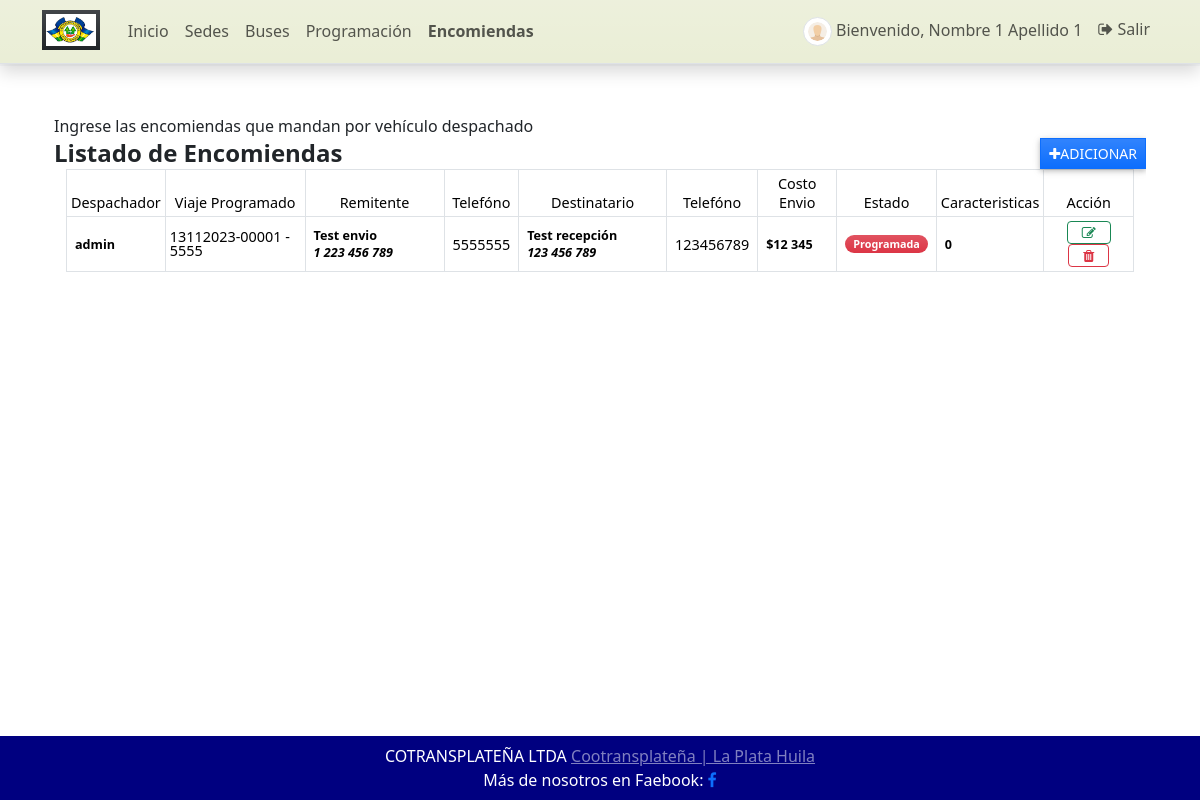
Before: /encomienda (signed in) with the older database file.
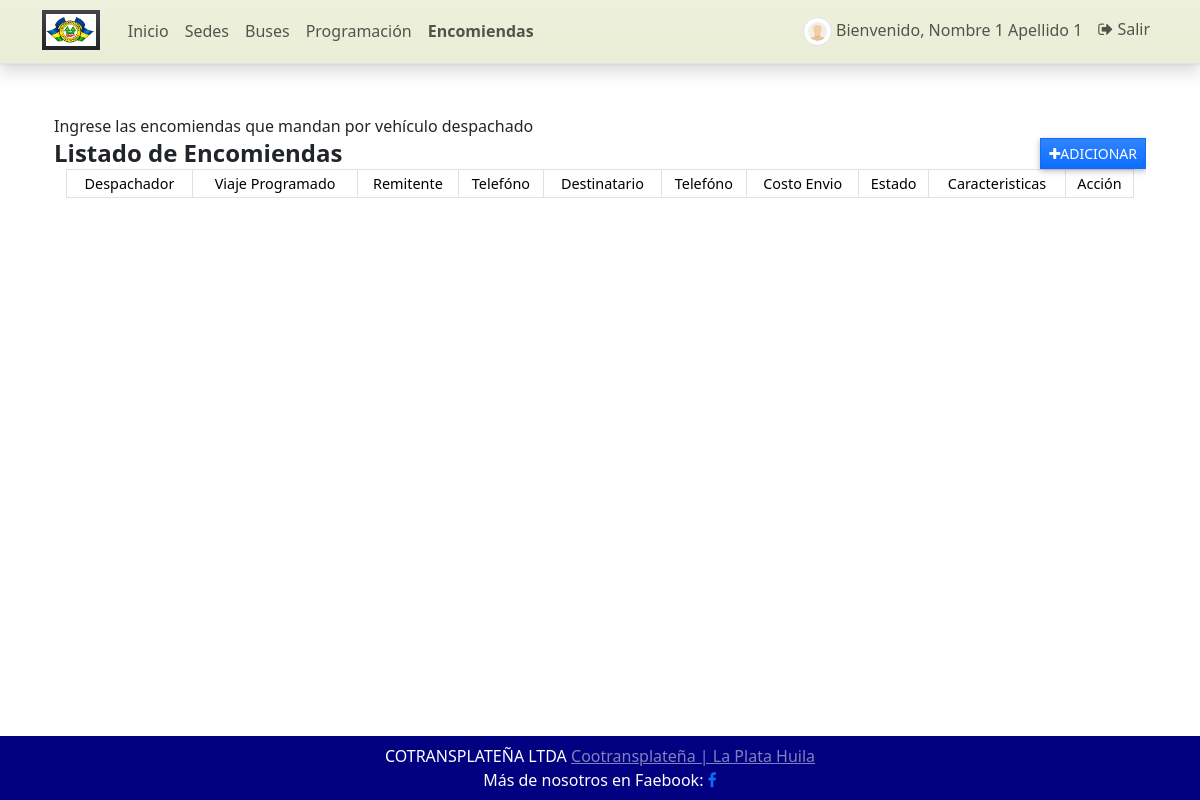
After: the same page with the newer database file.
### GestorApp/models.py (models this page shows, shortened)
class Encomienda(models.Model):
    programacion = models.ForeignKey(Programacion, on_delete=models.CASCADE)
    nombre_envio = models.CharField(max_length=100)
    cedula_envio = models.CharField(max_length=12)
    telefono_envio = models.CharField(max_length=12)
    nombre_recibido = models.CharField(max_length=100)
    cedula_recibido = models.CharField(max_length=12)
    telefono_recibido = models.CharField(max_length=12)
    codigo_encomienda = models.CharField(max_length=5)
    caracteristicas = models.PositiveIntegerField(default=0, validators=[MinValueValidator(1000), MaxValueValidator(100000)])
    estado = models.CharField(max_length=2, choices=(('1', 'Programada'), ('2', 'Entregada')), default=1)
    fecha_creado = models.DateTimeField(default=timezone.now)
    fecha_actualizado = models.DateTimeField(auto_now=True)

class Programacion(models.Model):
    codigo = models.CharField(max_length=100)
    bus = models.ForeignKey(Bus, on_delete=models.CASCADE)
    conductor = models.ForeignKey(Conductor, on_delete=models.CASCADE)
    origen = models.ForeignKey(Sede, on_delete=models.CASCADE, related_name='origen')
    destino = models.ForeignKey(Sede, on_delete=models.CASCADE, related_name='destino')
    programacion = models.DateTimeField()
    precio = models.IntegerField(default=0, validators=[MinValueValidator(5000), MaxValueValidator(75000)])
    estado = models.CharField(max_length=2, choices=(('0','Cancelado'),('1','Despachado')), default=1)
    fecha_creado = models.DateTimeField(default=timezone.now)
    fecha_actualizado = models.DateTimeField(auto_now=True)
    def __str__(self):
        return str(self.codigo + ' - ' + self.bus.numero_bus)
    class Meta:
        verbose_name_plural = 'Programación'

class Bus(models.Model):
    propietario = models.ForeignKey(Propietario, on_delete=models.CASCADE, blank=True, null=True)
    numero_bus = models.CharField(max_length=5)
    placa_bus = models.CharField(max_length=8)
    asientos = models.PositiveIntegerField(default=0, validators=[MinValueValidator(1), MaxValueValidator(50)])
    estado = models.CharField(max_length=2, choices=(('1', 'Activo'), ('2', 'Inactivo'), ), default=1)
    fecha_creado = models.DateTimeField(default=timezone.now)
    fecha_actualizado = models.DateTimeField(auto_now=True)
    class Meta:
        verbose_name_plural = 'Buses'

### GestorApp/views.py (the view)
# urls.py: path('encomienda', views.encomienda, name='encomienda-pagina'),
@login_required
def encomienda(request: HttpRequest):
    context['page_title'] = "Encomienda"
    encomiendas = Encomienda.objects.all()
    context['encomiendas'] = encomiendas
    return render(request, 'encomienda.html', context)

### GestorApp/templates/encomienda.html (shortened to what the changed rows need)
{% extends 'base.html' %}
{% load humanize %}
{% block Contenido %}
{% load customfilter %}
<div class="container-fluid table-striped">
    <div class="col-lg-12 col-md-12 col-sm-12 col-xs-14">
        <div class="card-header table-responsive">
            <div class="card-body">
                <div class="container-fluid table-responsive">
                    <table class="table table-bordered" id="encomienda-lista">
                        <thead>
                        <tr class="bg-gradient bg-secondary bg-opacity-50 text-light">
                            <th class="px-1 py-1 text-center">Despachador</th>
                            <th class="px-1 py-1 text-center">Viaje Programado</th>
                            <th class="px-1 py-1 text-center">Remitente</th>
                            <th class="px-1 py-1 text-center">Telefóno</th>
                            <th class="px-1 py-1 text-center">Destinatario</th>
                            <th class="px-1 py-1 text-center">Telefóno</th>
                            <th class="px-1 py-1 text-center">Costo Envio</th>
                            <th class="px-1 py-1 text-center">Estado</th>
                            <th class="px-1 py-1 text-center">Caracteristicas</th>
                            <th class="px-1 py-1 text-center">Acción</th>
                        </tr>
                        </thead>
                        <tbody>
                        {% for encomienda in encomiendas %}
                            <tr>
                                <td class="px-2 py-1 align-middle font-weight-bold small">{{ user.username }}</td>
                                <td class="px-1 py-1 align-middle"> <div class="lh-1"> {{ encomienda.programacion }} </div></td>
                                <td class="px-2 py-1 align-middle">
                                    <div class="font-weight-bold small"> {{ encomienda.nombre_envio }}
                                        <i class="success"> {{ encomienda.cedula_envio|intcomma }} </i> </div>
                                </td>
                                <td class="px-2 py-1 align-middle">{{ encomienda.telefono_envio }}</td>
                                <td class="px-2 py-1 align-middle">
                                    <div class="font-weight-bold small">   {{ encomienda.nombre_recibido }}
                                        <i class="success"> {{ encomienda.cedula_recibido|intcomma }} </i> </div>  </td>
                                <td class="px-2 py-1 align-middle">{{ encomienda.telefono_recibido }}</td>
                                <td class="px-2 py-1 align-middle font-weight-bold small"> ${{ encomienda.codigo_encomienda|intcomma }}</td>
                                <td class="px-2 py-1 align-middle text-center">
                                    {% if encomienda.estado == '1' %}
                                        <span class="badge bg-danger bg-gradient rounded-pill px-2">Programada</span> {% else %}
                                        <span class="badge bg-success bg-gradient rounded-pill px-2">Entregada</span> {% endif %}
                                </td>
                                <td class="px-2 py-1 align-middle font-weight-bold small"> {{ encomienda.caracteristicas }} </td>
                                <td class="px-2 py-1 align-middle text-center">
                                    <a class="btn btn-outline-success btn-sm edit-data" href="javascript:void(0)" data-id="{{ encomienda.pk }}" title="Editar">
                                        <i class="fa fa-edit"></i>
                                    </a>
                                    <button class="btn btn-outline-danger btn-sm delete-data" type="button" data-id="{{ encomienda.pk }}" title="Eliminar">
                                        <i class="fa fa-trash"></i>
                                    </button>
                                </td>
                            </tr>
                        {% endfor %}
                        </tbody>
                    </table>
                </div>
            </div>
        </div>
    </div>
</div>
{% endblock Contenido %}

### GestorApp/templates/barraNavegacion.html (shortened to what this page needs)
{% load static %}
<header>
    <nav class="navbar navbar-expand-lg navbar-cian bg-cian bg-gradient fixed-top shadow border-bottom navbar-custom">
        <div class="container">
            <a class="navbar-brand" target="_blank" href="{% url 'inicio' %}">
                <img src="{{ MEDIA_URL }}media/default/logo.png" height="16" alt="{{ MEDIA_URL }}" loading="lazy" class="bg-dark bg-gradient px-1 py-1" style="margin-top: -3px;" />
            </a>
            <div class="collapse navbar-collapse" id="navbar01">
                <ul class="navbar-nav me-auto mb-2 mb-lg-0" id="topNav">
                    <li class="nav-item">
                        <a class="nav-link" aria-current="page" href="{% url 'inicio' %}">Inicio</a>
                    </li>
                    {% if user.id %}
                    <li class="nav-item">
                        <a class="nav-link" aria-current="page" href="{% url 'sede-pagina' %}">Sedes</a>
                    </li>
                    <li class="nav-item">
                        <a class="nav-link" aria-current="page" href="{% url 'bus-pagina' %}">Buses</a>
                    </li>
                    <li class="nav-item">
                        <a class="nav-link" aria-current="page" href="{% url 'programacion-pagina' %}">Programación</a>
                    </li>
                      <li class="nav-item">
                        <a class="nav-link" aria-current="page" href="{% url 'encomienda-pagina' %}">Encomiendas</a>
                    </li>
                    {% endif %}
                </ul>
                <ul class="navbar-nav d-flex flex-row">
                    {% if user.id %} {% if user.profile.user_type == 1 %} {% endif %}
                    <li class="nav-item me-3 me-lg-0">
                        <a class="nav-link" href="{% url 'perfil' %}">
                            <span class="me-1"><img src="{{ MEDIA_URL }}media/default/default-avatar.png" alt="User Avatar" id="user-avatar" class="img-thumbnail rounded-circle"></span>Bienvenido, {{ user.first_name }} {{user.last_name}}
                        </a>
                    </li>
                    <li class="nav-item me-3 me-lg-0">
                        <a class="nav-link" href="{% url 'logout' %}"><i class="fa fa-sign-out">  </i> Salir</a>
                    </li>
                    {% else %}
                    <li class="nav-item me-3 me-lg-0">
                        <a class="nav-link" href="{% url 'login' %}"><i class="fa fa-user" aria-hidden="true"> </i> Logeo </a>
                    </li>
                    {% endif %}
                </ul>
            </div>
        </div>
    </nav>
    </header>

Changed rows visible on the page:
removed Encomienda: {{ user.username }} "admin", programacion "13112023-00001 - 5555", nombre_envio "Test envio", cedula_envio "1 223 456 789", telefono_envio "5555555", nombre_recibido "Test recepción", cedula_recibido "123 456 789", telefono_recibido "123456789", codigo_encomienda "12 345", estado "Programada", caracteristicas "0"
